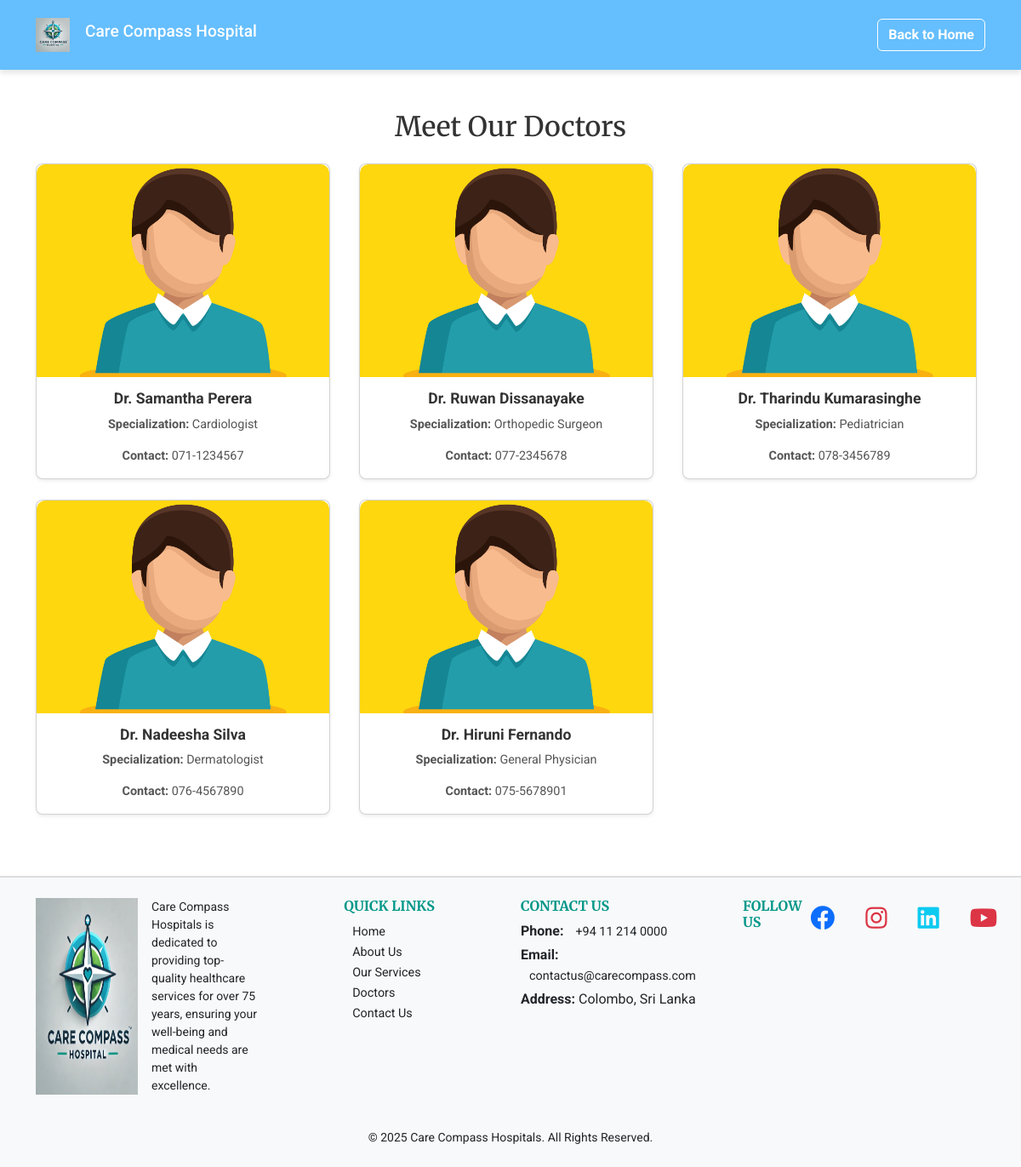
The app's page /doctors.php with its own data.
### tables this page shows
CREATE TABLE `doctors` (
  `id` int(11) NOT NULL,
  `name` varchar(100) NOT NULL,
  `specialization` varchar(100) DEFAULT NULL,
  `contact` varchar(15) DEFAULT NULL
);

### doctors.php (the view, shortened to what this page needs)
<?php
include('db_config.php');
?>
<!DOCTYPE html>
<html lang="en">
<head>
    <link rel="stylesheet" type="text/css" href="css/styles.css?<?php echo time(); ?>" />
    <link href="https://cdn.jsdelivr.net/npm/bootstrap@5.3.0-alpha1/dist/css/bootstrap.min.css" rel="stylesheet">
    <link href="https://cdnjs.cloudflare.com/ajax/libs/font-awesome/5.15.4/css/all.min.css" rel="stylesheet">
    <link href="https://cdnjs.cloudflare.com/ajax/libs/font-awesome/5.15.4/css/all.min.css" rel="stylesheet">
</head>
<body>
<nav class="navbar navbar-expand-lg sticky-top py-3">
            <div class="container">
                <a class="navbar-brand d-flex align-items-center" href="#">
                    <img src="images/Logo.jpg" alt="Hospital Logo" width="40" height="40" class="me-2">
                    <span class="h5 text-white">Care Compass Hospital</span>
                </a>
                <div class="collapse navbar-collapse" id="topNavbar">
                    <ul class="navbar-nav ms-auto">
                        <li class="nav-item"><a class="btn btn-outline-light " href="index.php">Back to Home</a></li>
                    </ul>
                </div>
            </div>
        </nav>
<div class="container my-5">
    <h2 class="text-center mb-4">Meet Our Doctors</h2>
    <div class="row">
        <?php
        $sql = "SELECT * FROM doctors";
        $result = $conn->query($sql);
        if ($result->num_rows > 0) {
            while ($row = $result->fetch_assoc()) {
                echo "
                <div class='col-md-4 mb-4'>
                    <div class='card shadow-sm'>
                        <img src='images/doctor.jpg' alt='Doctor Profile' class='card-img-top' style='height: 250px; object-fit: cover;'>
                        <div class='card-body text-center'>
                            <h5 class='card-title'>{$row['name']}</h5>
                            <p class='card-text'><strong>Specialization:</strong> {$row['specialization']}</p>
                            <p class='card-text'><strong>Contact:</strong> {$row['contact']}</p>
                        </div>
                    </div>
                </div>";
            }
        } else {
            echo "<p class='text-center'>No doctors found.</p>";
        }
        ?>
    </div>
</div>
<?php include('footer.php'); ?>
</body>
</html>

### footer.php (shortened to what this page needs)
<footer class="footer bg-light text-dark py-4">
    <div class="container">
        <div class="row">
            <div class="col-md-3 text-center text-md-start">
                <img src="images/Logo.jpg" alt="Care Compass Hospitals Logo" class="mb-3 me-3" style="max-width: 120px;">
                <p class="small">
                    Care Compass Hospitals is dedicated to providing top-quality healthcare services for over 75 years, ensuring your well-being and medical needs are met with excellence.
                </p>
            </div>
            <div class="col-md-3 text-center text-md-start">
                <ul class="list-unstyled">
                <h5 class="fw-bold">Quick Links</h5>
                    <li><a href="index.php" class="text-dark text-decoration-none">Home</a></li>
                    <li><a href="about.php" class="text-dark text-decoration-none">About Us</a></li>
                    <li><a href="services.php" class="text-dark text-decoration-none">Our Services</a></li>
                    <li><a href="doctors.php" class="text-dark text-decoration-none">Doctors</a></li>
                    <li><a href="contact.php" class="text-dark text-decoration-none">Contact Us</a></li>
                </ul>
            </div>
            <div class="col-md-3 text-center text-md-start">
            <ul class="list-unstyled">
                <li><h5 class="fw-bold">Contact Us</h5></li>
                <li><p class="mb-1"><strong>Phone:</strong> <a href="tel:+94112140000" class="text-dark text-decoration-none">+94 11 214 0000</a></p></li>
                <li><p class="mb-1"><strong>Email:</strong> <a href="mailto:contactus@carecompass.com" class="text-dark text-decoration-none">contactus@carecompass.com</a></p></li>
                <li><p><strong>Address:</strong> Colombo, Sri Lanka</p></li>
            </ul>
            </div>
            <div class="col-md-3 text-center text-md-start">
            <h5 class="fw-bold">Follow Us</h5>
                <div class="d-flex justify-content-center justify-content-md-start">
                    <a href="#" class="me-3"><i class="fab fa-facebook fa-2x text-primary"></i></a>
                    <a href="#" class="me-3"><i class="fab fa-instagram fa-2x text-danger"></i></a>
                    <a href="#" class="me-3"><i class="fab fa-linkedin fa-2x text-info"></i></a>
                    <a href="#"><i class="fab fa-youtube fa-2x text-danger"></i></a>
                </div>
            </div>
        </div>
        <div class="text-center mt-4">
            <p class="mb-0 small">&copy; <?php echo date("Y"); ?> Care Compass Hospitals. All Rights Reserved.</p>
        </div>
    </div>
</footer>
<link rel="stylesheet" type="text/css" href="css/styles.css?<?php echo time(); ?>">

### css/styles.css (style rules this page uses)
body { padding-top: 0; font-family: 'Roboto', sans-serif; color: #333; }
h1, h2, h3, h4, h5, h6 { font-family: 'Merriweather', serif; }
.navbar .container { display: flex; justify-content: space-between; align-items: center; }
.navbar { background-color: #65befd; font-family: 'Roboto', sans-serif; box-shadow: 0 4px 6px rgba(0, 0, 0, 0.1); z-index: 1000; }
.navbar .navbar-brand { display: flex; align-items: center; font-weight: bold; color: white; text-decoration: none; }
.navbar .navbar-brand img { width: 40px; height: 40px; }
.navbar .navbar-brand span { margin-left: 10px; font-size: 1.2rem; }
.navbar .navbar-collapse { justify-content: flex-end; }
.navbar .btn-outline-light { color: #fff; border-color: #fff; font-weight: bold; transition: all 0.3s ease; }
.card { border-radius: 10px; box-shadow: 0 5px 15px rgba(0, 0, 0, 0.3); margin-right: 10px; transition: all 0.3s ease; }
.card-img-top { border-radius: 10px 10px 0 0; }
.card-title { font-family: 'Roboto', sans-serif; font-weight: bold; color: #333; }
.card { height: 100%; }
.card-body { display: flex; flex-direction: column; justify-content: space-between; height: 100%; }
.col-md-3 { display: flex; justify-content: center; }
.card-title { font-size: 1.2rem; font-weight: bold; }
.card { border-radius: 8px; transition: transform 0.3s ease, box-shadow 0.3s ease; overflow: hidden; }
.card-img-top { height: 200px; object-fit: cover; width: 100%; }
.card-body { padding: 15px; }
.card-title { font-weight: bold; font-size: 1.1rem; color: #333; }
.card-text { font-size: 0.9rem; color: #555; }
.footer { background-color: #f8f9fa; color: #333; font-family: 'Roboto', sans-serif; border-top: 2px solid #ddd; }
.footer h5 { color: #009688; font-size: 1rem; font-weight: bold; text-transform: uppercase; }
.footer a { color: #333; text-decoration: none; font-size: 0.9rem; padding:10px; }
.footer .fab { transition: all 0.3s ease-in-out; }

### records on screen
doctors: name "Dr. Samantha Perera", specialization "Cardiologist", contact "071-1234567"
doctors: name "Dr. Ruwan Dissanayake", specialization "Orthopedic Surgeon", contact "077-2345678"
doctors: name "Dr. Tharindu Kumarasinghe", specialization "Pediatrician", contact "078-3456789"
doctors: name "Dr. Nadeesha Silva", specialization "Dermatologist", contact "076-4567890"
doctors: name "Dr. Hiruni Fernando", specialization "General Physician", contact "075-5678901"
